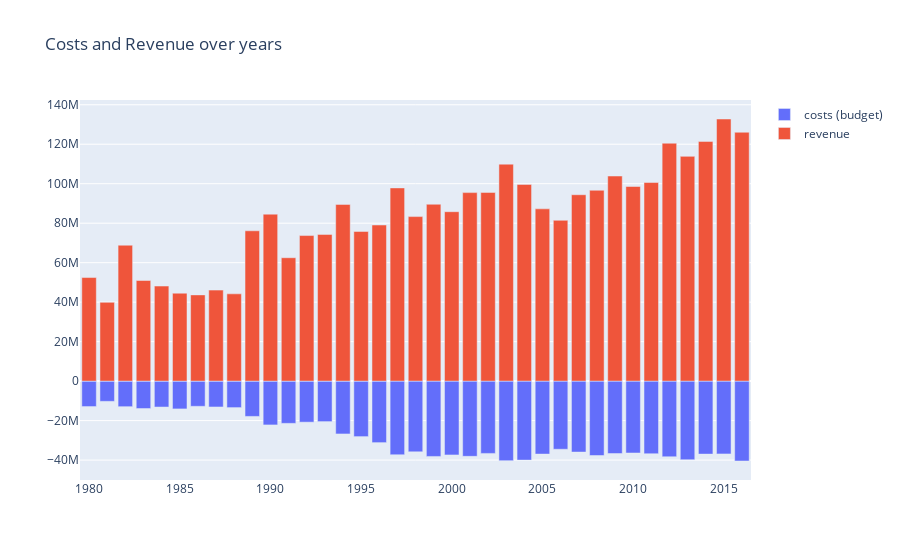

Notebook code for this chart:
### Code cell
br_agg = df.groupby('year', as_index=False).agg(budget=('budget', 'mean'), revenue=('revenue', 'mean'))

fig = go.Figure()
fig.add_trace(go.Bar(
    x=br_agg['year'],
    y=-br_agg['budget'],
    name='costs (budget)'
))
fig.add_trace(go.Bar(
    x=br_agg['year'],
    y=br_agg['revenue'],
    name='revenue'
))

fig.update_layout(barmode='relative', title_text='Costs and Revenue over years')
fig.show()
